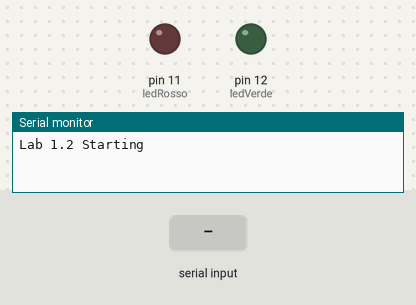
Simulated run of this sketch. Board: Arduino Uno, built with avr-gcc and run on an emulated ATmega328P. Shown: output pins drawn as LEDs (lit = HIGH), the last lines printed to the serial monitor. The test bench sets the inputs (shaded band).

Above: at 1.2 s.
1.3 s: "R" received over Serial
At 1.8 s:
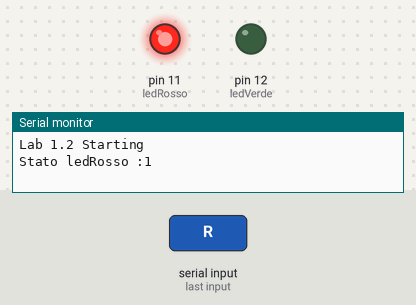
4.3 s: "V" received over Serial
At 4.8 s:
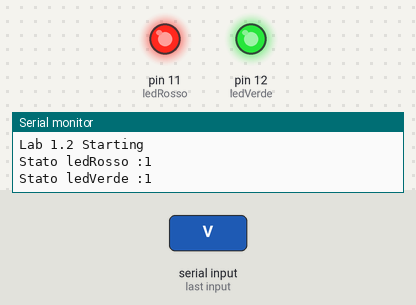
7.3 s: "1" received over Serial
At 12.6 s:
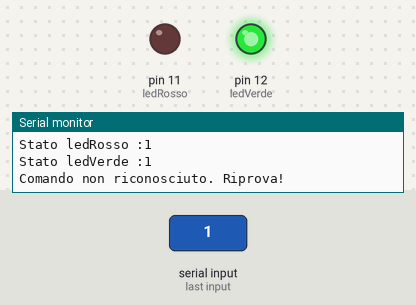
Timing chart, 0 to 16.3 s (numbered marks = the images above; inputs shaded):
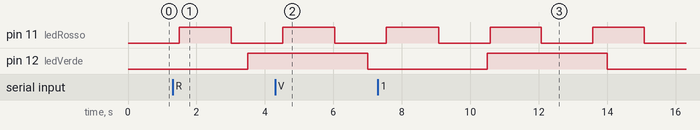

The sketch:

01_02_Laboratorio_IoT_HW.ino
```cpp
/**
 * *  IOT laboratorio HW-1
 *  esercizio 2
 *  COMUNICAZIONE TRAMITE PORTA SERIALE
 *  todo: pilotare due led per farli lampeggiare
 *        con periodi variabili in base all'input
 *        da monitor seriale, baud=9600
 *
 *        pins definiti tramite costanti
 *        usare i pin d11 e d12
 *
 *  inserire serialmente R per verificare lo stato
 *  del led Rosso, e V per quello verde.
 */
#include <TimerOne.h>
const int ledRosso = 11;
const int ledVerde = 12;

const float rossoHalfPeriod = 1.5;
const float verdeHalfPeriod = 3.5;

int statoLedRosso = LOW;
volatile int statoLedVerde = LOW;

void setup() {
  // put your setup code here, to run once:
  Serial.begin(9600);
  while (!Serial);
  /* se non apri il monitor seriale, il programma non parte */
  Serial.println("Lab 1.2 Starting");
  pinMode(ledRosso, OUTPUT);
  pinMode(ledVerde, OUTPUT);
  Timer1.initialize(verdeHalfPeriod * 1e06);
  Timer1.attachInterrupt(blinkGreen);
  digitalWrite(ledRosso, statoLedRosso);
  digitalWrite(ledVerde, statoLedVerde);

}

void loop() {
  // put your main code here, to run repeatedly:
  /*controllo se trovo qualcosa nel buffer di inserimento*/
  if (Serial.available() >0) {
    SerialPrintStatus();
  }

  delay(rossoHalfPeriod * 1e03);
  statoLedRosso = !statoLedRosso;
  digitalWrite(ledRosso, statoLedRosso);
}


void SerialPrintStatus(){
    int inByte = Serial.read();

    if (inByte == 'R'){
      Serial.println("Stato ledRosso :" + String(statoLedRosso));
      Serial.flush();
    }
    else if (inByte == 'V'){
      Serial.println("Stato ledVerde :" + String(statoLedVerde));
      Serial.flush();
    }
    else {
      Serial.println("Comando non riconosciuto. Riprova!");
      Serial.flush();
    }

 }

/*Funzione blinkGreen chiamata dalla funzione interrupt ISR*/
void blinkGreen() {
  statoLedVerde = !statoLedVerde;
  digitalWrite(ledVerde, statoLedVerde);
}
```

Measured:
- by itself, pin 11 (ledRosso): alternates HIGH for 1.5 s and LOW for 1.5 s
